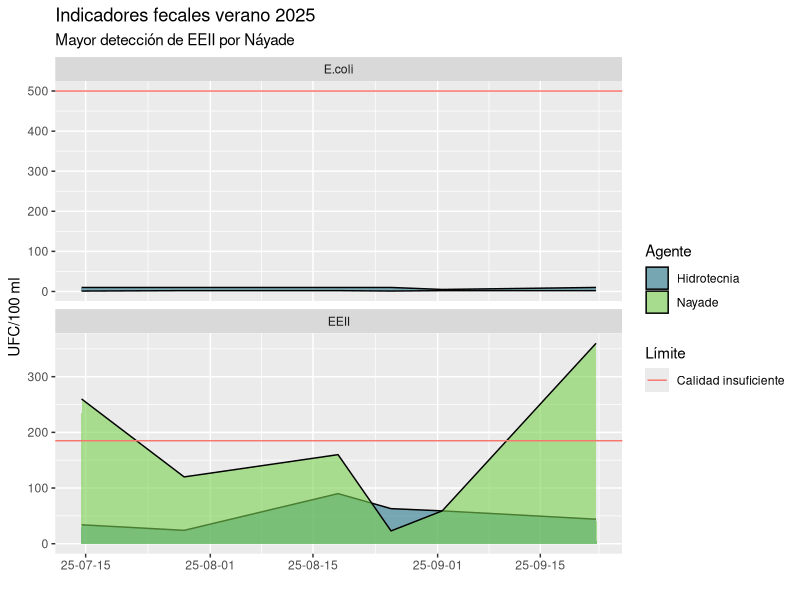
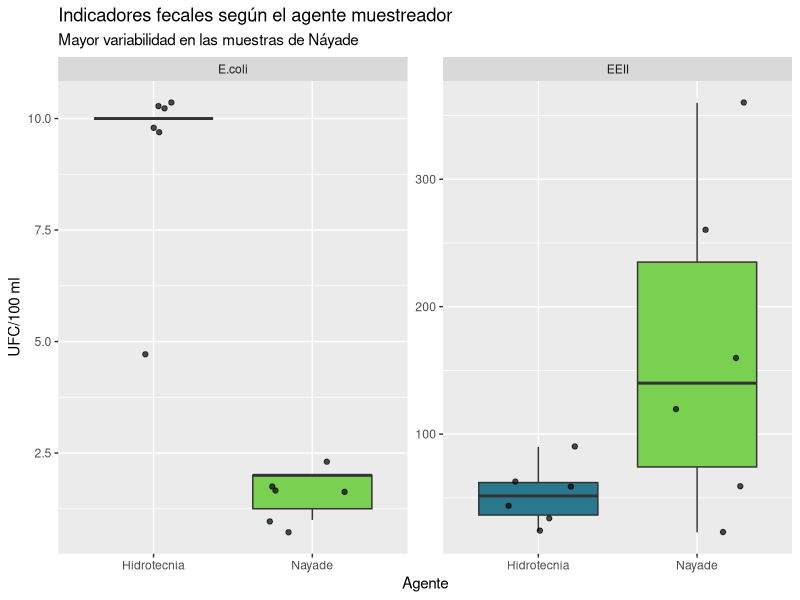
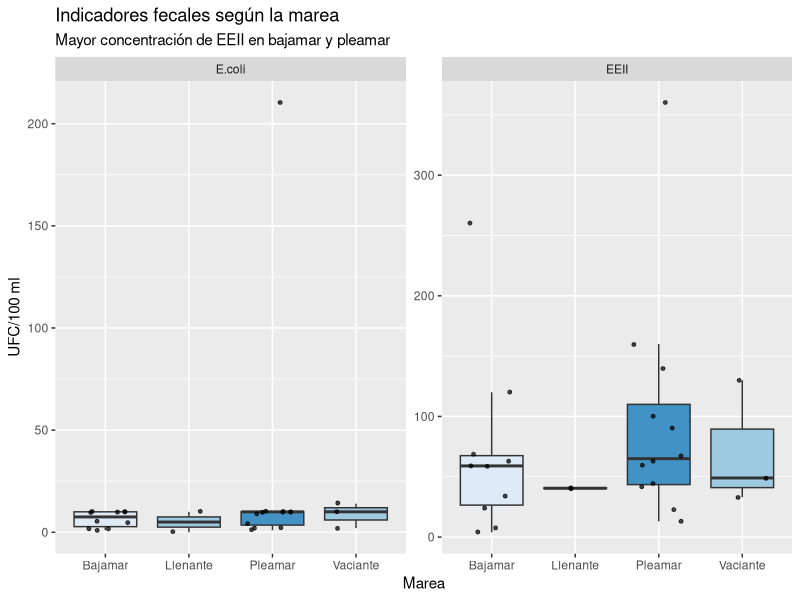

Write the R code that produced these figures, in order.
## ---- chunk 1
#| label: tidy
#| message: false

library(tidyverse)

# Lee la hoja de cálculo y elimina celdas sin información
datos <- readxl::read_xlsx(
  "data/Muestreo Confital 2025_ Datos fecales Hidrotecnia Sanidad ULPGC.xlsx",
  col_names = c("Fecha", "T", "Marea", "Hora",
                "E.coli.Hidrotecnia", "E.coli.Nayade",
                "EEII.Hidrotecnia", "EEII.Nayade",
                "skip", "skip", "Muestra.ULPGC"),
  col_types = c("guess", "guess", "text", "guess",
                "guess", "guess",
                "guess", "guess",
                "skip", "skip", "text"),
  range = "A3:K23")
## ---- chunk 2
#| label: transform

# ---- Datos en categorías del valor UFC ----

# Fusiona las columnas de fecha y hora en un único instante de tiempo
datos_ufc <- datos |> mutate(
  Fecha = if_else(
    is.na(Hora), Fecha, Fecha + hour(Hora)*60*60 + minute(Hora)*60),
  .keep="unused"
)

# Aproxima los valores "<10" a 10.
datos_ufc <- datos_ufc |> mutate(
  E.coli.Hidrotecnia = parse_number(E.coli.Hidrotecnia)
)

# Junta las columnas con valores UFC en una única variable.
datos_ufc <- datos_ufc |> pivot_longer(
  starts_with("E"), names_to = c("Parametro"), values_to = "UFC"
)

# Especifica las categorías (Indicador y laboratorio) para cada valor UFC.
datos_ufc <- datos_ufc |> separate_wider_regex(
  Parametro,
  c(Indicador = "EEII|E\\.coli", "\\.", Agente = "Hidrotecnia|Nayade")
)

# ---- Datos emparejados por muestras de agua ----

# Ensancha los valores en valores de agente
datos_agentes <- datos_ufc |> pivot_wider(
  names_from = Agente,
  values_from = UFC
)

# Elimina los valores desemparejados
datos_agentes <- datos_agentes |> filter(!is.na(Hidrotecnia), !is.na(Nayade))

# Transforma a un valor por fila
datos_agentes_ufc <- datos_agentes |> pivot_longer(
  c("Hidrotecnia", "Nayade"), names_to = "Agente", values_to = "UFC"
)

# ---- Límites de calidad de agua insuficiente ----

# Crea una tibble con los indicadores y su valor límite de insuficiencia.
limites <- tibble(
  Indicador = c("E.coli", "EEII"), Insuficiente = c(500, 185)
)
## ---- chunk 3
#| label: visualize

# Semilla para reproducibilidad de los jitter
set.seed(431)

# Vista general verano 2025
fig_vista_general <- datos_agentes_ufc |> ggplot(aes(
  Fecha, UFC, fill = Agente)) +
  geom_area(color = "black", position = position_dodge(width = 0), alpha = .6) +
  geom_hline(
    data = limites,
    mapping = aes(yintercept = Insuficiente, color = "Calidad insuficiente")
  ) +
  facet_wrap(~Indicador, nrow = 2, scale = "free_y") +
  scale_x_datetime(date_labels = "%y-%m-%d") +
  scale_fill_manual(values = c("#2A788E", "#7AD151")) +
  labs(
    title = "Indicadores fecales verano 2025",
    subtitle = "Mayor detección de EEII por Náyade",
    color = "Límite",
    x = "",
    y = "UFC/100 ml"
  )

# Indicadores fecales según el agente
fig_agente <- datos_agentes_ufc |> ggplot(aes(Agente, UFC)) +
  geom_boxplot(aes(fill = Agente), show.legend = F, outliers = F) +
  geom_jitter(alpha = .7, width = .3) +
  facet_wrap(~Indicador, scale = "free_y") +
  scale_fill_manual(values = c("#2A788E", "#7AD151")) +
  labs(
    title = "Indicadores fecales según el agente muestreador",
    subtitle = "Mayor variabilidad en las muestras de Náyade",
    y = "UFC/100 ml"
  )

# Indicadores fecales según la marea
fig_mareas <- datos_ufc |> filter(!is.na(UFC)) |> 
  ggplot(aes(Marea, UFC)) +
  geom_boxplot(aes(fill = Marea), show.legend = F, outliers = F) +
  geom_jitter(alpha = .7, width = .3, size = 1) +
  facet_wrap(~Indicador, scale = "free_y") +
  scale_fill_manual(values = c("#DEEBF7", "#9ECAE1", "#4292C6", "#9ECAE1")) +
  labs(
    title = "Indicadores fecales según la marea",
    subtitle = "Mayor concentración de EEII en bajamar y pleamar",
    y = "UFC/100 ml"
  )
## ---- chunk 4
#| label: test

# Hay diferencias significativas de EEII según la fase de la marea?
aov_eeii_marea <- aov(
  UFC ~ Marea,
  data = datos_ufc |> filter(Indicador == "EEII", !is.na(UFC))
)

# Hay diferencias significativas de E.coli según la fase de la marea?
aov_ecoli_marea <- aov(
  UFC ~ Marea,
  data = datos_ufc |> filter(Indicador == "E.coli", !is.na(UFC))
)

# Hay diferencias significativas de enterococos según el agente de muestreo?
ttest_eeii_agente <- t.test(
  datos_agentes[datos_agentes$Indicador == "EEII",]$Nayade,
  datos_agentes[datos_agentes$Indicador == "EEII",]$Hidrotecnia,
  paired = TRUE
)

# Hay diferencias significativas de E.coli según el agente de muestreo?
ttest_ecoli_agente <- t.test(
  datos_agentes[datos_agentes$Indicador == "E.coli",]$Nayade,
  datos_agentes[datos_agentes$Indicador == "E.coli",]$Hidrotecnia,
  paired = TRUE
)
## ---- chunk 5
fig_vista_general
## ---- chunk 6
fig_agente
## ---- chunk 7
ttest_ecoli_agente
## ---- chunk 8
ttest_eeii_agente
## ---- chunk 9
fig_mareas
## ---- chunk 10
aov_ecoli_marea
summary(aov_ecoli_marea)
## ---- chunk 11
aov_eeii_marea
summary(aov_eeii_marea)
